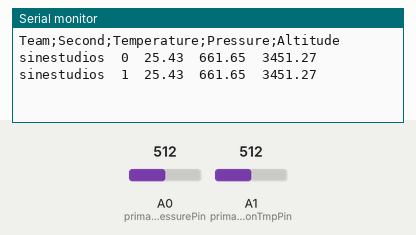
Simulated run of this sketch. Board: Arduino Uno, built with avr-gcc and run on an emulated ATmega328P. Shown: the last lines printed to the serial monitor. The test bench sets the inputs (shaded band); at power-on: A0 (primaryMissionPressurePin) = 512, A1 (primaryMissionTmpPin) = 512.

Above: at 1.8 s.
1.9 s: A0 (primaryMissionPressurePin) set to 716
At 2.8 s:
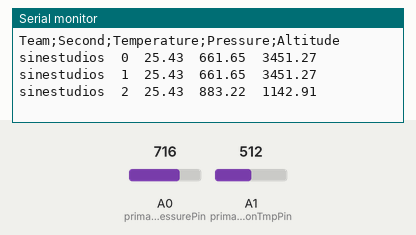
3.4 s: A1 (primaryMissionTmpPin) set to 716
At 4.4 s:
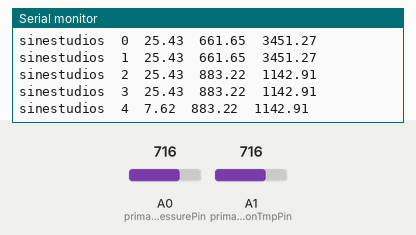
4.9 s: A0 (primaryMissionPressurePin) set to 900
At 5.8 s:
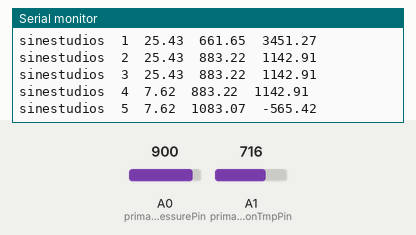
6.4 s: A1 (primaryMissionTmpPin) set to 900
At 7.8 s:
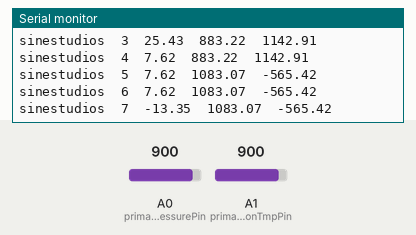
Timing chart, 0 to 8.9 s (numbered marks = the images above; inputs shaded):
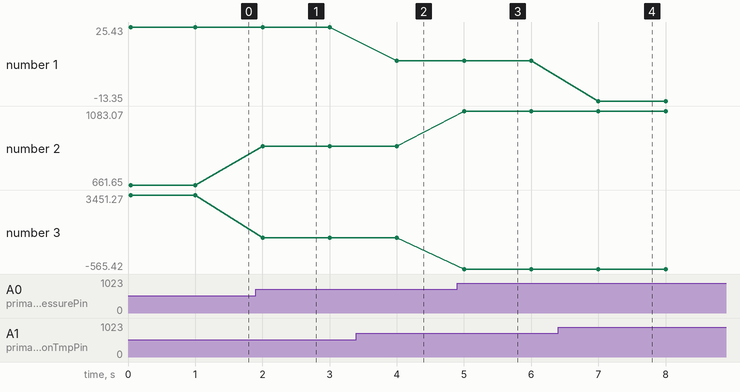

Measured:
- after the input at 1.9 s, the serial monitor: prints a new line after 0.10 s (image 1)
- after the input at 3.4 s, the serial monitor: prints a new line after 0.60 s (image 2)
- after the input at 4.9 s, the serial monitor: prints a new line after 0.10 s (image 3)
- after the input at 6.4 s, the serial monitor: prints a new line after 0.60 s (image 4)
- plotted number 1: 25.43 → 7.62 after the input at 3.4 s, 7.62 → -13.35 after the input at 6.4 s
- plotted number 2: 661.65 → 883.22 after the input at 1.9 s, 883.22 → 1083.07 after the input at 4.9 s
- plotted number 3: 3451.27 → 1142.91 after the input at 1.9 s, 1142.91 → -565.42 after the input at 4.9 s

The sketch:

tempPressureReadAndEmitPrimary.ino
```cpp
/****
 * PRIMARY MISSION
 *
 * TEMPERATURE
 * Reading from a Vishay NTCLE100E3 Thermistor
 * Code for thermistor readings taken from
 * https://www.eprojectszone.com/measuring-tmperature-with-an-arduino-and-a-thermistor/
 * Thermistor spec https://www.mouser.es/datasheet/2/427/VISH_S_A0012091193_1-2572478.pdf
 *
 * PRESSURE
 * MPX1145a sensor
 * https://oz9aec.net/hardware/arduino/mpx4115a-pressure-sensor-with-arduino
 * Sensor spec https://www.nxp.com/files-static/sensors/doc/data_sheet/MPX4115.pdf
 *
 *
 * EMIT/RECEIVE
 * APC220
 * https://www.famosastudio.com/download/datasheet/APC220_Manual_en.pdf
 *
 *
 *
 * CANSAT SINESTUDIOS TEAM - IES Villaverde
 *
 */


/**
 * Primary Mission
 * Thermistor variables block
 */
// pin defs
int primaryMissionTmpPin = 1;
// variables
int R1=9790; // the resistor from voltage divider
float Bt=3977.0;// B parameter
float Tc=0;// tmperature in celsius

/**
 * Primary Mission
 * Pressure sensor variables block
 */
#define kpa2atm 0.00986923267
// pin defs
int primaryMissionPressurePin = 0;
// variables
int val;
float pkPa; // pressure in kPa
float pAtm; // pressure in Atm

//Main variables
int secondsCounter = 0;

void setup(void) {

 Serial.begin(9600);
 Serial.print("Team;Second;Temperature;Pressure;Altitude\n");
}

void loop(void) {

  //Calls tmperatue/pressure read function every second
  float TAnalogRead;
  float PAnalogRead;
  float tmp;
  float pressure;

   if (((millis()) % 1000) == 0)
  {
    TAnalogRead = analogRead(primaryMissionTmpPin);
    PAnalogRead = analogRead(primaryMissionPressurePin);
    tmp = updatePrimaryMissionTmp(TAnalogRead);
    pressure = updatePrimaryMissionPressure(PAnalogRead);
    float altitude = getISAAltitudeFromPression(pressure); //https://es.abcdef.wiki/wiki/Pressure_altitude
    Serial.print("sinestudios"); //Team name
    Serial.print("\t");
    Serial.print(secondsCounter);
    Serial.print("\t");
    Serial.print(tmp); // send temperature to serial port for telemetry -
    Serial.print("\t");
    Serial.print(pressure); // send pressure to serial port for telemetry -
    Serial.print("\t");
    Serial.print(altitude); // send altitude-pression
    Serial.print("\n");
    secondsCounter++;
  }

}


float updatePrimaryMissionTmp(float TAnalogRead)// function which computes tmperature
{
  float Vout=TAnalogRead*(5/1023.0);// transform the analog read in voltage
  float Rt=R1*Vout/(5.0-Vout);// the resistance of thermistor from the voltage divider
                              //this value changes with tmperature
  float a1=1/298.15;//298.155 represent 25 degrees celsius in kelvin
                     //and 1/298.15 represent 1/To in equation
  float b1=1/Bt;// 1/Btsecond parameter in equation
  float c1=log(Rt/10000.0);//third parameter, 50000 ohms are Ro at zero degrees celsius
  float y1=a1+b1*c1;// the result of equation
  float  T=1/y1;// tmperature in kelvin
        Tc=T-273.15;//tmperature in celsius
        return Tc;
        Serial.println(Tc);
}

float updatePrimaryMissionPressure(float PAnalogRead)// function wich computes pressure
{
  pkPa = (PAnalogRead/1023.0+0.095)/0.009;
  //pAtm = kpa2atm*pkPa;
  //return pAtm;
  return pkPa*10.0;
}

float getISAAltitudeFromPression(float pressure)
{
  float h=(145366.45*(1-pow(pressure/1013.25,0.190284)))/3.28084;
  return h;
}
```
